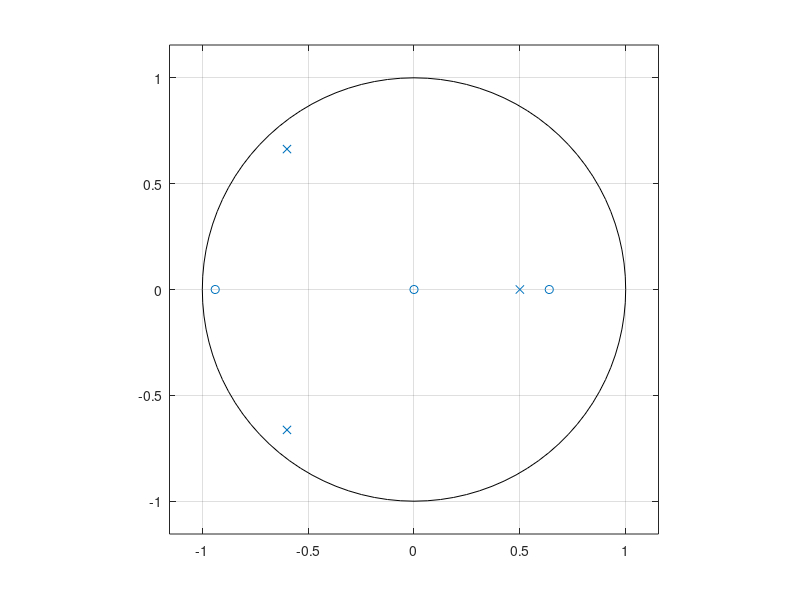
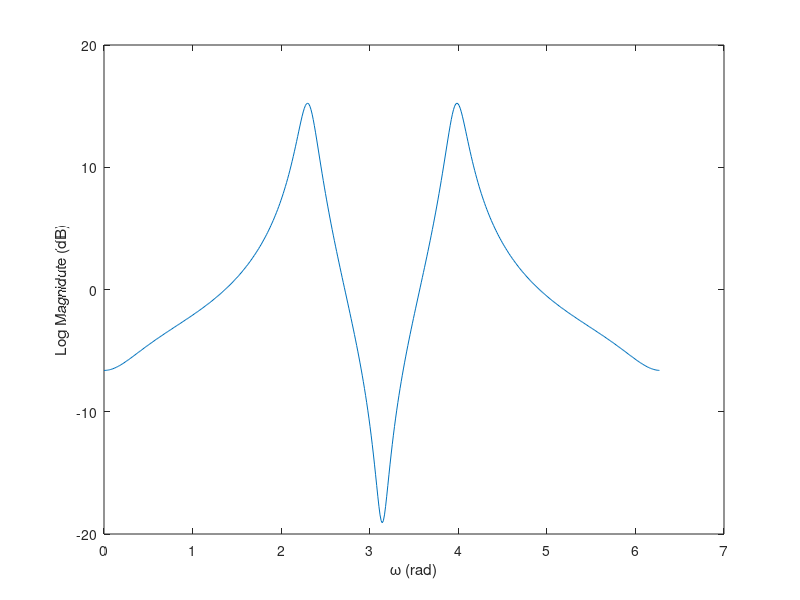

Recreate these plots in MATLAB, in order. (Note: this script raises an error after producing the figures.)
clear all, close all, clc;
%% Q1_c
%% Tutorial Q1.(a) z= 0.6*exp(j* pi), p1 = 0.4*exp(j* 0), p2 = 0.5*exp(j*pi/2)
% r_c=0.6;
% theta_c=pi;
% r_d = [0.4, 0.5];
% theta_d = [0 ,pi/2];

% num=[1 -1*r_c*exp(1i*theta_c)];
% den=[1 -1* r_d.*exp(1j* theta_d)];
num=[1,0.3, -0.6];
den = [1, 0.7,0.2, -0.4];
[h,w] = freqz(num,den,500,'whole');

%% calculate zplane for sketching
H_z = tf(num,den,1,'variable','z^-1');
figure;
zplane(num, den);

%%
figure;
plot(w, 20.*log10(abs(h)));
xlabel('\omega (rad)');
ylabel('Log Magnidute (dB)');
figure;
plot(w, phase(h));
xlabel('\omega (rad)');
ylabel('Phase (in radians)');
figure;
[gd,w] = grpdelay(num,den,500,'whole');
plot(w, gd);
xlabel('\omega (rad)');
ylabel('Group delay (in samples)');